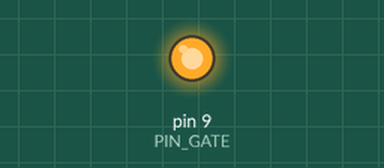
The sketch below on a simulated Arduino Uno, built with avr-gcc and run on an emulated ATmega328P. Shown: output pins drawn as LEDs (lit = HIGH).

Above: at 0.05 s.
At 3.0 s:
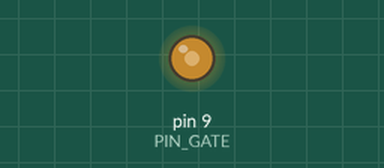
At 6.0 s:
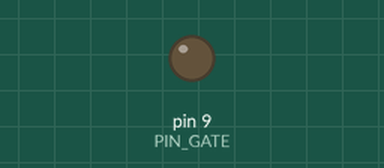
Timing chart, 0 to 7.8 s (numbered marks = the images above):
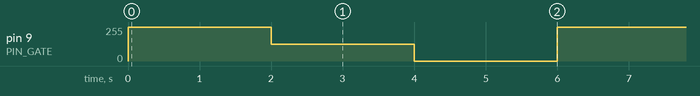

The sketch:

BLKLab_PRJ_44_Dieu_Khien_Dong_Co_DC_Voi_Arduino.ino
```cpp
/*=================================================================================================
 * BANLINHKIEN.COM                                            *
 ==================================================================================================
*/

// --- KHAI BÁO CẤU HÌNH ---
const int PIN_GATE = 9;

void setup() {
  // Cài đặt chân điều khiển là đầu ra
  pinMode(PIN_GATE, OUTPUT);
}

void loop() {
  // 1. Chạy tối đa tốc độ (100% công suất)
  // Giá trị 255 tương ứng với điện áp liên tục VCC (thường là 5V)
  analogWrite(PIN_GATE, 255);
  delay(2000);

  // 2. Chạy tốc độ trung bình (Khoảng 50% công suất)
  // Giá trị 127 tạo ra xung PWM với độ rộng 50%
  analogWrite(PIN_GATE, 127);
  delay(2000);

  // 3. Dừng động cơ (0% công suất)
  analogWrite(PIN_GATE, 0);
  delay(2000);
}
```

Measured:
- by itself, pin 9 (PIN_GATE): repeats every 6.0 s: 127/255 2.0 s, 0/255 2.0 s, 255/255 2.0 s
